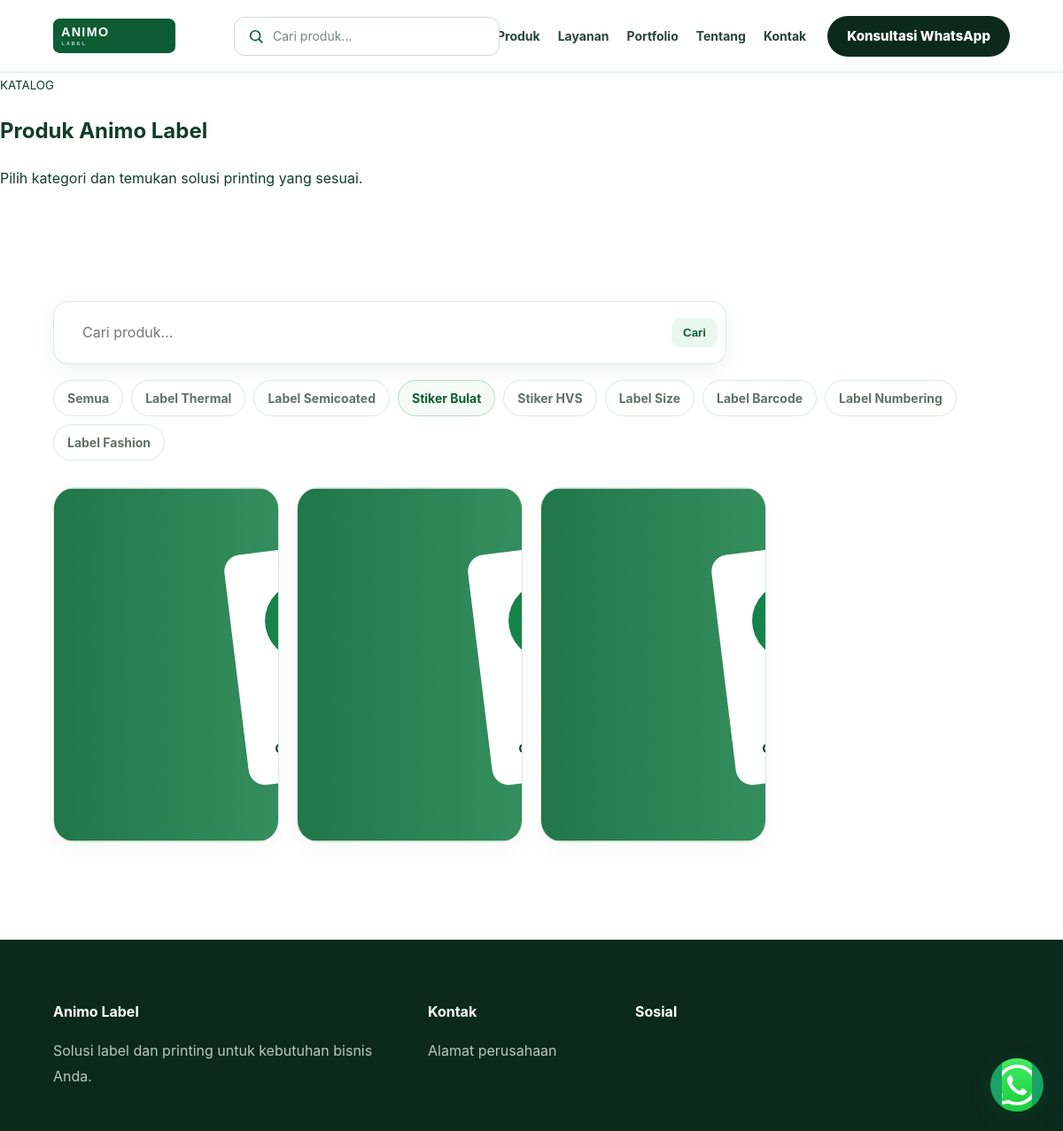
Page /produk.php?category=3 on the committed database.
### tables this page shows
CREATE TABLE IF NOT EXISTS categories(id INT AUTO_INCREMENT PRIMARY KEY,name VARCHAR(160) NOT NULL,image VARCHAR(255),sort_order INT DEFAULT 0);

CREATE TABLE IF NOT EXISTS products(id INT AUTO_INCREMENT PRIMARY KEY,category_id INT NULL,name VARCHAR(200) NOT NULL,description TEXT NULL,price VARCHAR(120) NULL,image VARCHAR(255),featured TINYINT DEFAULT 0,active TINYINT DEFAULT 1,created_at TIMESTAMP DEFAULT CURRENT_TIMESTAMP);

### includes/functions.php (called while the page is built, shortened)
<?php
function e($v){return htmlspecialchars((string)$v,ENT_QUOTES,'UTF-8');}
function img($path,$fallback='/assets/img-placeholder.svg'){return $path?$path:$fallback;}

### produk.php (the view, shortened to what this page needs)
<?php
$title='Produk';require __DIR__.'/includes/header.php';
$cat=(int)($_GET['category']??0);
$q=trim($_GET['q']??'');
$page=max(1,(int)($_GET['page']??1));
$perPage=12;
$cats=$pdo->query('SELECT * FROM categories ORDER BY sort_order,id DESC')->fetchAll();
$where=['p.active=1'];$params=[];
if($cat){$where[]='p.category_id=?';$params[]=$cat;}
$whereSql=' WHERE '.implode(' AND ',$where);
$count=$pdo->prepare('SELECT COUNT(*) FROM products p'.$whereSql);$count->execute($params);$total=(int)$count->fetchColumn();
$pages=max(1,(int)ceil($total/$perPage));$page=min($page,$pages);$offset=($page-1)*$perPage;
$sql="SELECT p.*,c.name category_name FROM products p LEFT JOIN categories c ON c.id=p.category_id".$whereSql." ORDER BY p.featured DESC,p.id DESC LIMIT ".$perPage." OFFSET ".$offset;
$st=$pdo->prepare($sql);$st->execute($params);$products=$st->fetchAll();
function product_url($page,$cat,$q){$a=[];if($cat)$a['category']=$cat;if($q!=='')$a['q']=$q;if($page>1)$a['page']=$page;return 'produk.php'.($a?'?'.http_build_query($a):'');}
?>
<section class="pagehead"><small>KATALOG</small><h1>Produk Animo Label</h1><p>Pilih kategori dan temukan solusi printing yang sesuai.</p></section>
<section class="section">
<div class="catalog-toolbar">
<form class="catalog-search" method="get"><input type="search" name="q" value="<?=e($q)?>" placeholder="Cari produk..."><input type="hidden" name="category" value="<?=$cat?>"><button type="submit">Cari</button></form>
<div class="chips"><a class="<?=$cat?'':'active'?>" href="produk.php<?= $q!==''?'?q='.rawurlencode($q):'' ?>">Semua</a><?php foreach($cats as $c):?><a class="<?=$cat===$c['id']?'active':''?>" href="<?=e(product_url(1,(int)$c['id'],$q))?>"><?=e($c['name'])?></a><?php endforeach;?></div>
</div>
<?php if($products):?><div class="product-grid"><?php foreach($products as $p):?><article class="product-card"><a class="product-image" href="produk-detail.php?id=<?=$p['id']?>"><img src="<?=e(img($p['image']))?>" alt="<?=e($p['name'])?>"></a><div class="product-info"></div></article><?php endforeach;?></div>
<?php else:?><div class="empty-state"><h3>Produk tidak ditemukan</h3><p>Coba kata kunci atau kategori lainnya.</p></div><?php endif;?>
</section><?php require __DIR__.'/includes/footer.php';?>

### assets/css/style.css (style rules this page uses)
:root { --ink:#123b2a;--ink-strong:#0b2a1d;--green:#16834a;--green-dark:#0d5c34;--green-light:#eaf7ef;--green-soft:#f4fbf6;--muted:#617067;--line:#dce9e0;--soft:#f3f8f4;--paper:#fff;--radius:24px;--shadow:0 18px 50px rgba(18,59,42,.08) }
* { box-sizing:border-box }
html { scroll-behavior:smooth }
body { margin:0;font-family:Inter,ui-sans-serif,system-ui,-apple-system,BlinkMacSystemFont,"Segoe UI",Arial,sans-serif;color:var(--ink);background:var(--paper);font-size:16px;line-height:1.65;-webkit-font-smoothing:antialiased }
a { color:inherit;text-decoration:none }
img { display:block;max-width:100% }
.section { padding:110px 5%;max-width:1500px;margin:auto }
.product-grid { display:grid;grid-template-columns:repeat(4,1fr);gap:20px;max-width:1500px;margin:auto }
.product-card { background:#fff;border:1px solid var(--line);border-radius:var(--radius);overflow:hidden;transition:.25s ease;box-shadow:0 8px 24px rgba(18,59,42,.04) }
.product-image { aspect-ratio:1/1;background:#e5e5e0;overflow:hidden }
.product-image img { width:100%;height:100%;object-fit:cover;transition:transform .5s }
.product-info { padding:24px }
.catalog-toolbar { display:grid;gap:18px;margin-bottom:30px }
.catalog-search { display:flex;gap:10px;max-width:760px }
.catalog-search input { flex:1;min-width:0;padding:14px 17px;border:1px solid var(--line);border-radius:14px;font:inherit;outline:0;background:#fff }
.catalog-search button { border:0;border-radius:14px;padding:0 24px;background:var(--ink-strong);color:#fff;font-weight:800;cursor:pointer }
.chips { display:flex;flex-wrap:wrap;gap:9px }
.chips a { padding:8px 15px;border:1px solid var(--line);border-radius:999px;background:#fff;color:var(--muted);font-size:14px;font-weight:750 }
.chips a:hover,.chips a.active { background:var(--green-soft);border-color:#b8d9c4;color:var(--green-dark) }
.catalog-search { display:flex;align-items:center;gap:10px;max-width:760px;min-height:54px;padding:7px 9px 7px 15px;border:1px solid var(--line);border-radius:16px;background:#fff;box-shadow:0 8px 25px rgba(18,59,42,.06) }
.catalog-search input { border:0;outline:0;flex:1;min-width:0;background:transparent;font:inherit;color:var(--ink) }
.catalog-search button { border:0;border-radius:10px;padding:9px 13px;background:var(--green-light);color:var(--green-dark);font-weight:800;cursor:pointer }

### rows in the picture
categories: name "Label Thermal"
categories: name "Label Semicoated"
categories: name "Stiker Bulat"
categories: name "Stiker HVS"
categories: name "Label Size"
categories: name "Label Barcode"
categories: name "Label Numbering"
categories: name "Label Fashion"
products: image (picture)
products: image (picture)
products: image (picture)

### other values in the picture
setting('site_name','Animo Label') "Animo Label"
setting('address') "Alamat perusahaan"
